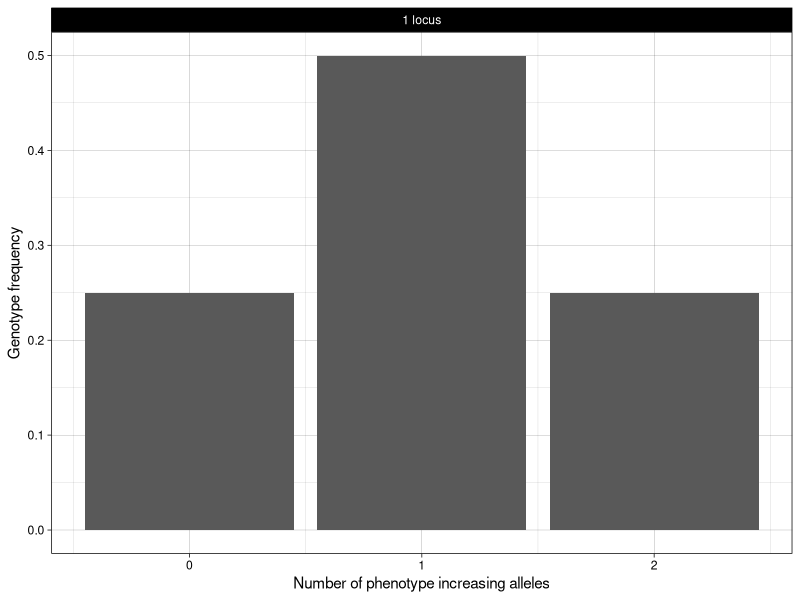
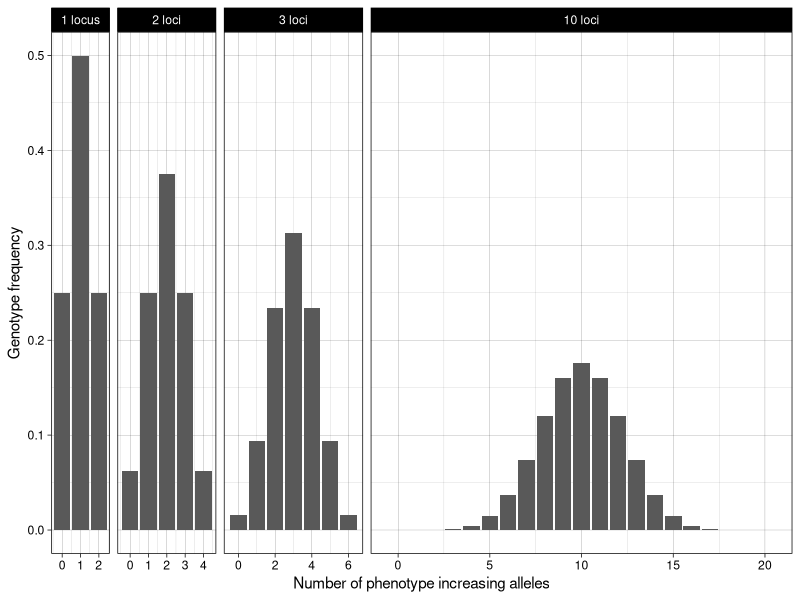
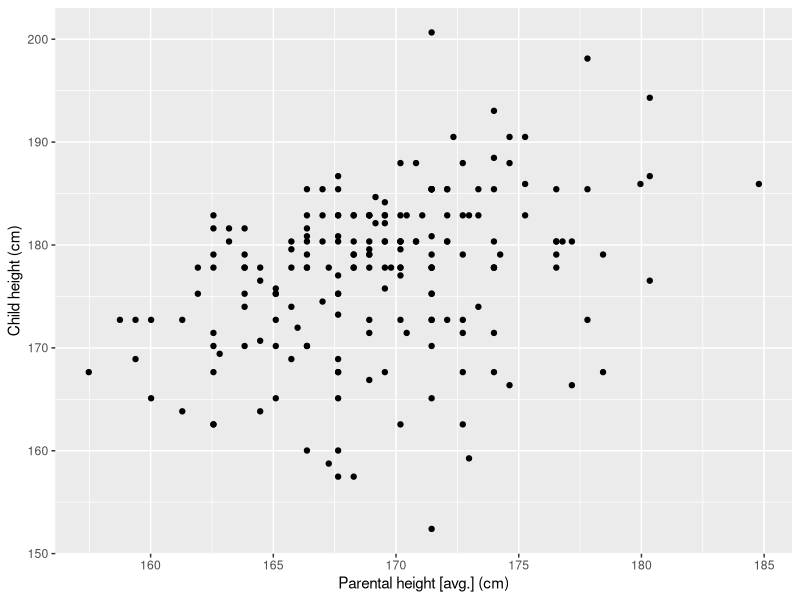
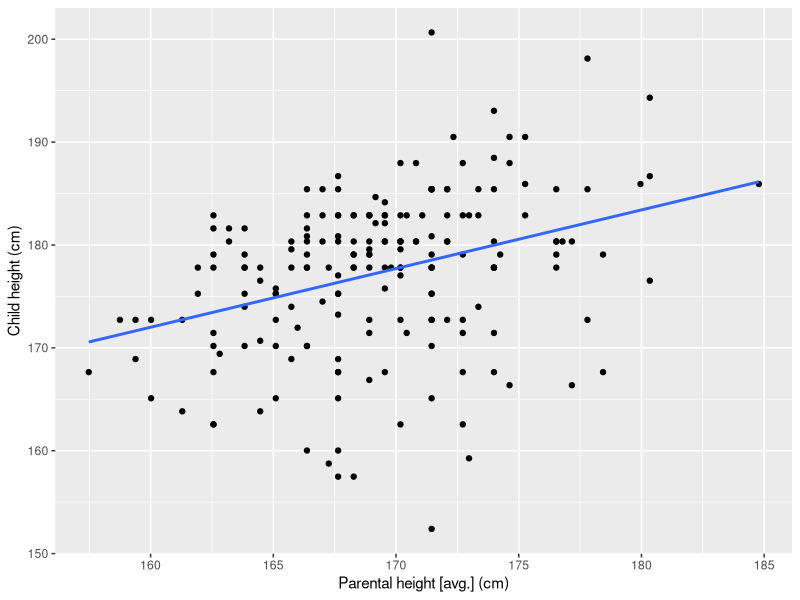
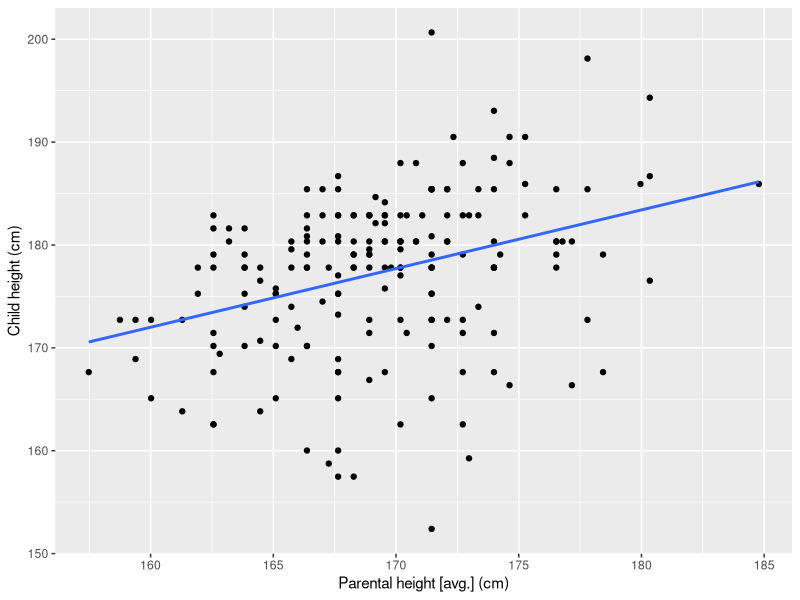
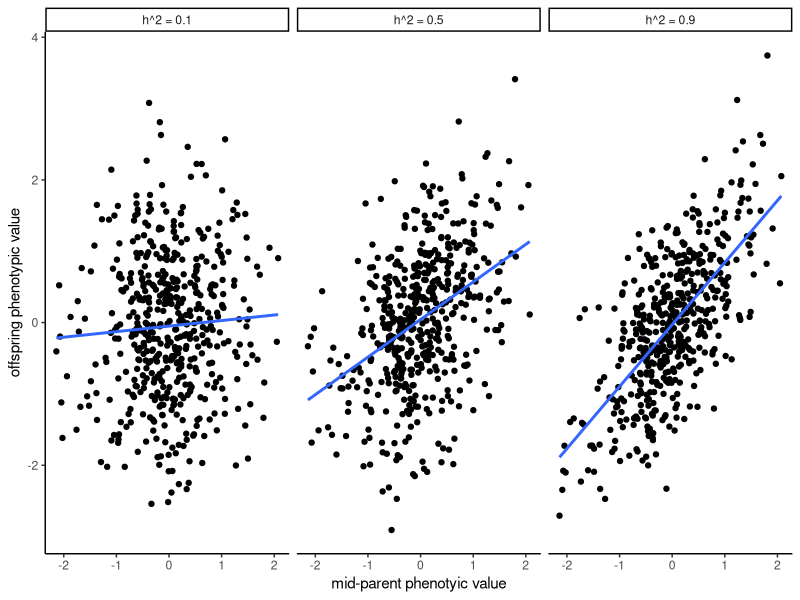
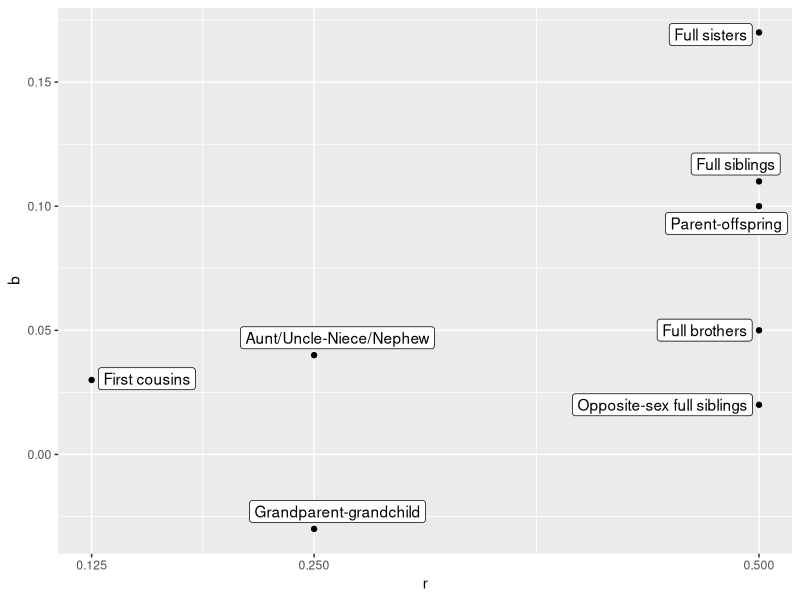
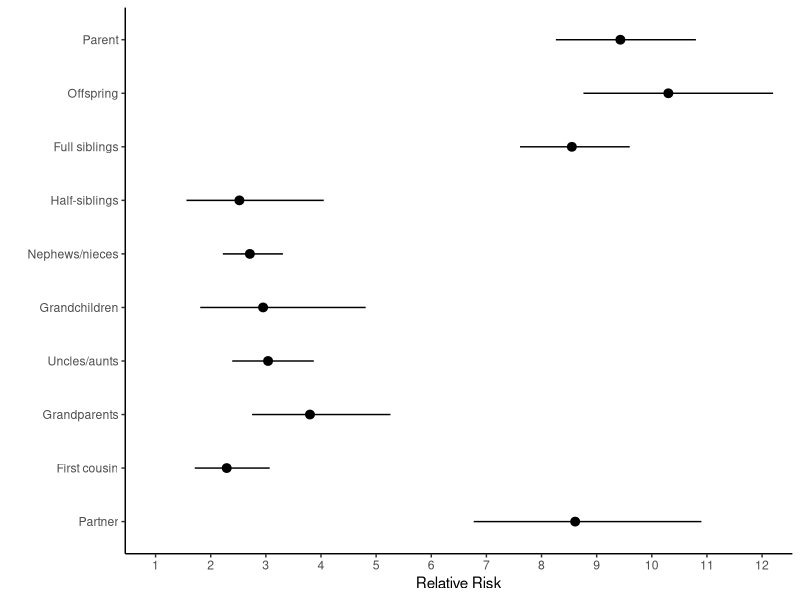

Recreate these plots in R, in order.
## ---- chunk 1
#| echo: false
require(ggplot2)
require(dplyr)
require(stringr)

# calculate expected genotype frequency for number of increasing alleles
# use the density of the binomial distribution, for alleles = 0 up to 2 * number of loci. 
# assume each allele has the same frequency of 50% (for simplicity)
n_allele_freq <- function(n_loci) {
  alleles <- seq(from = 0, to = 2*n_loci)
  freq <- dbinom(alleles, size = 2*n_loci, prob = 0.5)
  data.frame(alleles, freq, loci = n_loci)
}

number_of_loci <- c(1, 2, 3, 10)
loci_freq <- bind_rows(lapply(number_of_loci, n_allele_freq))

loci_labeller <- function(string) {
  n_loci <- as.numeric(string)
  if_else(
    n_loci == 1, 
    true = "1 locus",
    false = str_c(string, "loci", sep = " "))
}
plot_loci <- function(loci_freq) {
  ggplot(loci_freq, aes(x = alleles, y = freq)) + geom_col() +
  facet_grid(
    . ~ loci,
    scales = "free_x",
    space = "free_x",
    labeller = labeller(loci = loci_labeller)
  ) +
  scale_x_continuous("Number of phenotype increasing alleles") +
  scale_y_continuous("Genotype frequency") +
  theme_linedraw()
}

plot_loci(
  filter(loci_freq, loci == 1)
)
## ---- chunk 2
#| echo: false
plot_loci(loci_freq)
## ---- chunk 3
#| label: height
#| echo: false
require(readr)
require(dplyr)
require(ggplot2)

height_data <- read_tsv(here::here("data/galton-stata11/galton-stata11.tab"))

# filter to one offspring per family
# convert to cm
# average parental height
height_singletons <- height_data |>
  mutate(
    father_cm = father * 2.54,
    mother_cm = mother * 2.54,
    child_cm = height * 2.54
  ) |>
  mutate(parents_cm = (father_cm + mother_cm) / 2) |>
  group_by(family) |>
  slice_head(n = 1)
## ---- chunk 4
#| label: height_parent_offspring
#| fig-width: 5
#| fig-height: 5
#| echo: false
require(ggplot2)

ggplot(height_singletons, aes(x = parents_cm, y = child_cm)) +
  geom_point() +
  scale_x_continuous("Parental height [avg.] (cm)") +
  scale_y_continuous("Child height (cm)")
## ---- chunk 5
#| label: height_parent_offspring_regress
#| fig-width: 5
#| fig-height: 5
#| echo: false
require(ggplot2)

height_parent_offspring_regress_g <- ggplot(height_singletons, aes(x = parents_cm, y = child_cm)) +
  geom_point() +
  stat_smooth(method = "lm", formula = y ~ x, se = FALSE) +
  scale_x_continuous("Parental height [avg.] (cm)") +
  scale_y_continuous("Child height (cm)")
height_parent_offspring_regress_g
## ---- chunk 6
#| label: height_parent_offspring_regress2
#| fig-width: 5
#| fig-height: 5
#| echo: false
height_parent_offspring_regress_g
## ---- chunk 7
#| label: height_cov_var
#| echo: false
height_parent_child_cov <- round(with(height_singletons, cov(parents_cm, child_cm)), 2)
height_parent_var <- round(with(height_singletons, var(parents_cm)), 2)
## ---- chunk 8
#| label: parent_offspring_h2_sim
#| echo: false
require(ggplot2)
require(dplyr)

set.seed(751889)

# simulate data with different heritabilities
n_sim <- 500
# if phenotypic variance is 1, variance of average parents is 0.5
parents <- rnorm(n_sim, mean = 0, sd = sqrt(0.5))
h2 <- list(0.1, 0.5, 0.9)

sims <- lapply(
  h2,
  function(h2) {
      # simulate children from mid-parent, plus segregation and environment
      # variance
      children <- h2 * parents + rnorm(n_sim, mean = 0, sd = sqrt(1 - h2/2))
      data.frame(parents = parents, children = children, h2 = paste("h^2 =", h2))
  }
)

ggplot(bind_rows(sims), aes(x = parents, y = children)) +
  geom_point() +
  stat_smooth(method = lm, formula = y ~ x, se = FALSE) +
  facet_grid(cols = vars(h2)) +
  scale_x_continuous("mid-parent phenotyic value") +
  scale_y_continuous("offspring phenotypic value") +
  theme_classic()
## ---- chunk 9
#| label: amf_depression
#| echo: false
require(readr)
require(dplyr)
require(ggplot2)
require(ggrepel)

depression_dyads <- read_csv(here::here("data/fernandez-pujals-depression/fernandez-pujals-depression.csv"))

ggplot(depression_dyads, aes(x =r, y = b, label = `Relationship dyad`)) +
  geom_point() +
  geom_label_repel() +
  scale_x_continuous(breaks=c(0, 0.125, 0.25, 0.5))
## ---- chunk 10
#| label: scz_rr
#| echo: false
require(readr)
require(ggplot2)

scz_rr <- read_csv(here::here("data/lichtenstein-scz/lichtenstein-scz.csv"))

ggplot(scz_rr, aes(x = factor(Relationship, levels = rev(Relationship)), y = `Relative Risk`, ymin = l95, ymax = u95)) +
  geom_pointrange() +
  scale_x_discrete("") +
  scale_y_continuous(breaks = 1:12) +
  coord_flip(ylim = c(1, 12)) +
  theme_classic()

## ---- chunk 11
#| label: twins_cor
#| fig-cap: "Visualisation with *r*[MZ] = 0.75 and *r*[DZ] = 0.5."
#| echo: false
require(tibble)
require(ggplot2)

twins_ac = tribble(
  ~Twin, ~Effect, ~Similarity,
  "MZ", "Genetic (A)", 0.5,
  "MZ", "Shared Environment (C)", 0.25,
  "DZ", "Genetic (A)", 0.25,
  "DZ", "Shared Environment (C)", 0.25,
)

ggplot(twins_ac, aes(x = Twin, y = Similarity, fill = Effect)) +
  geom_col() +
  scale_y_continuous(lim = c(0, 1), breaks=c(0, 0.25, 0.5, 0.75, 1.0)) +
  theme_minimal(base_size = 15) 
## ---- chunk 12
#| label: match-class
#| echo: false
require(dplyr)
require(readr)
require(ggplot2)
require(forcats)

# data on phenotypes in twins studies
match_domain_studies <- read_csv(here::here("data/polderman-match/polderman-match-domain-nstudies.csv"))

ggplot(
  match_domain_studies,
  aes(
    x = fct_reorder(`Main Trait domain`, Nstudies),
    y = Nstudies
  )) +
  geom_col() +
  scale_x_discrete("Main Trait Domain") +
  scale_y_continuous("Number of studies") +
  coord_flip() +
  theme_minimal()

## ---- chunk 13
#| label: match-meta
#| echo: false
require(dplyr)
require(readr)
require(tidyr)
require(stringr)
require(ggplot2)

match_meta <- read_csv(here::here("data/polderman-match/polderman-match-st20-meta.csv"), comment = "#")

# get full ACE estimates from wide table.
# pivot table then filter and rename variables
match_meta_full <-
match_meta |>
  pivot_longer(
    !`ICD10-ICF Chapter`,
    names_to = "estimand",
    values_to = "estimate"
  ) |>
  filter(str_detect(estimand, "^[SE_]*[A|C]FULL_all")) |>
  mutate(estimand = str_remove(estimand, "FULL_all")) |>
  separate_wider_delim(
    estimand,
    delim = "_",
    names = c("term", "component"),
    too_few = "align_end"
  ) |>
  mutate(term = if_else(is.na(term), true = 'VarProp', false = term)) |>
  filter(!is.na(estimate)) |>
  pivot_wider(names_from = term, values_from = estimate)


match_meta_full_bmh <- match_meta_full |>
  filter(
    `ICD10-ICF Chapter` %in% c(
        "Attitudes",
        "Diseases of the Nervous System",
        "Mental Functions",
        "Sensory Functions and Pain",
        "Functions of the Nervous System",
        "Mental and Behavioural Disorders"
      )
    )

ggplot(match_meta_full_bmh, aes(x = component, fill = component, y = VarProp, ymin = VarProp - SE, ymax = VarProp + SE))+
  geom_col() +
  geom_errorbar() +
  scale_x_discrete("Variance component") +
  scale_y_continuous("Variance proportion") +
  coord_flip() +
  facet_grid(row = vars(`ICD10-ICF Chapter`)) +
  theme_minimal() +
  theme(strip.text.y = element_text(angle = 0)) 
## ---- chunk 14
#| label: match-meta-subchapter
#| echo: false
require(dplyr)
require(readr)
require(tidyr)
require(stringr)
require(ggplot2)

match_meta_subchapter <- read_csv(here::here("data/polderman-match/polderman-match-st21-meta-subchapter.csv"), comment = "#")
